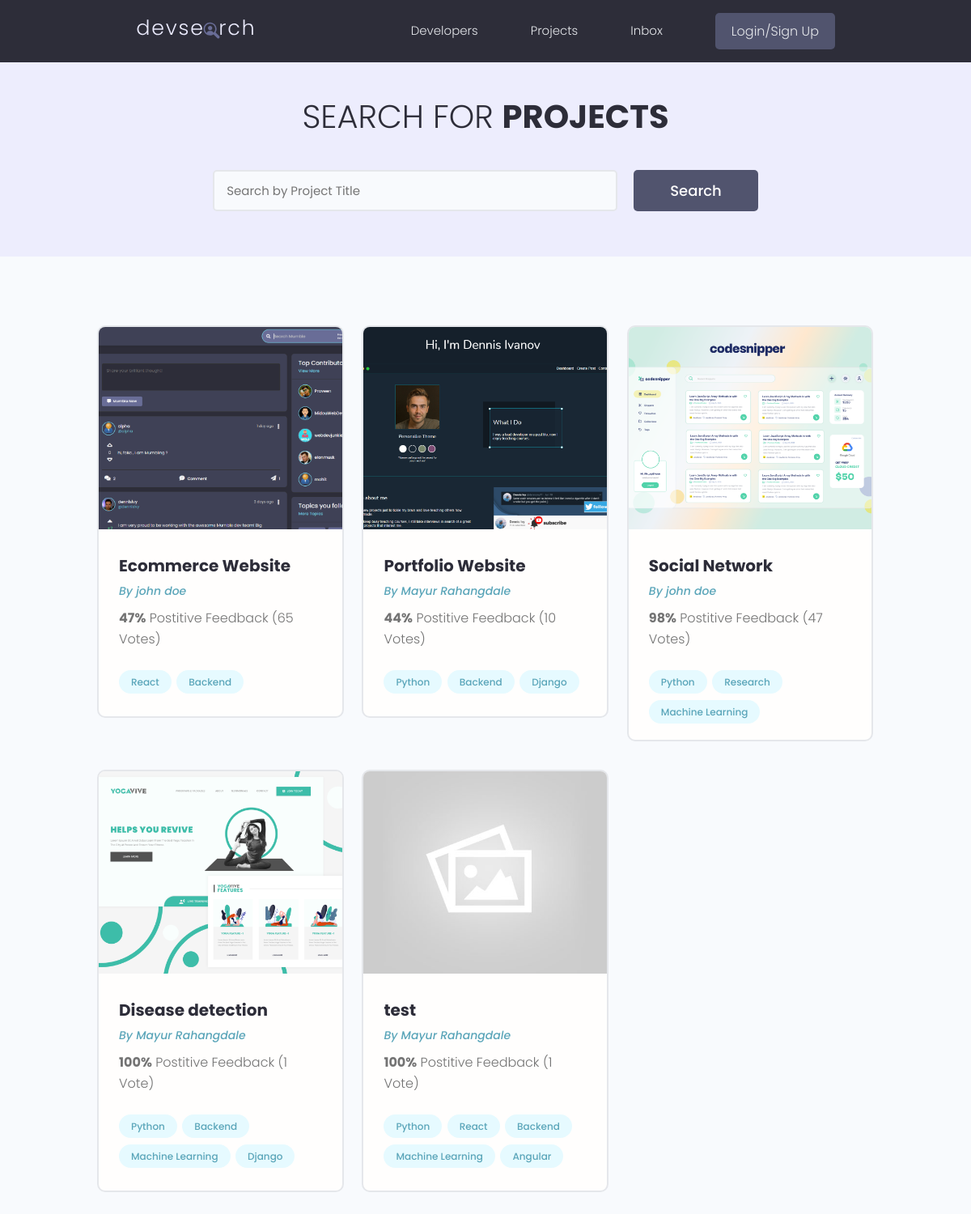
The app's page /projects/, older data.
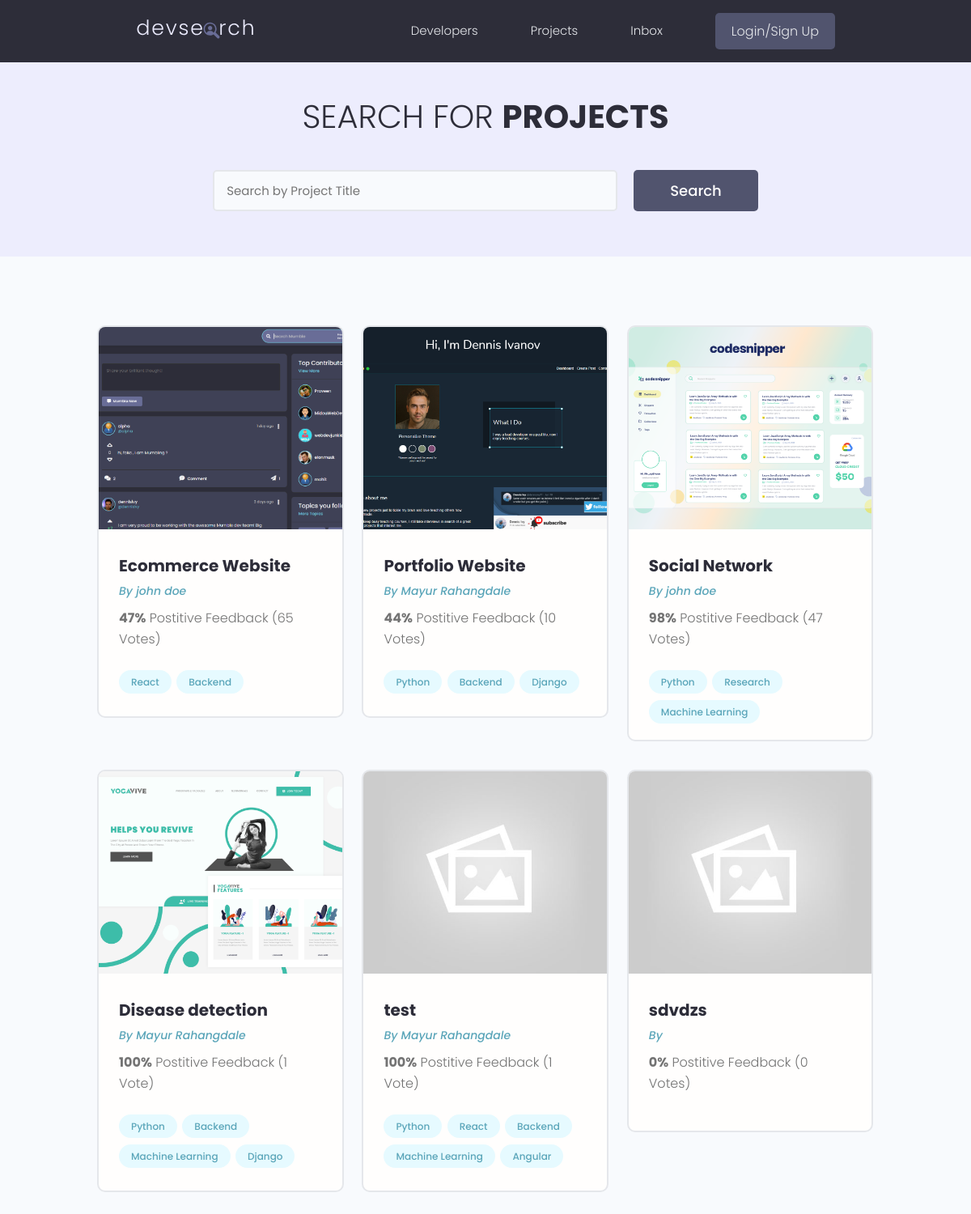
The same page, newer data.
### projects/models.py (models this page shows, shortened)
class Project(models.Model):
    owner=models.ForeignKey(Profile,null=True, blank=True,on_delete=models.SET_NULL)
    title=models.CharField(max_length=200)
    description=models.TextField(null=True,blank=True)
    featured_image=models.ImageField(null=True,blank=True,default='default.jpeg')
    demo_link=models.CharField(max_length=2000,null=True,blank=True)
    source_link=models.CharField(max_length=2000,null=True,blank=True)
    tags=models.ManyToManyField('Tag',blank=True)
    vote_total=models.IntegerField(default=0, null=True,blank=True)
    vote_ratio=models.IntegerField(default=0, null=True,blank=True)
    created=models.DateTimeField(auto_now_add=True)
    id=models.UUIDField(default=uuid.uuid4,unique=True,primary_key=True,editable=False)

class Tag(models.Model):
    name=models.CharField(max_length=200)
    created=models.DateTimeField(auto_now_add=True)
    id=models.UUIDField(default=uuid.uuid4,unique=True,primary_key=True,editable=False)
    def __str__(self):
        return self.name

### users/models.py (models this page shows, shortened)
class Profile(models.Model):
    user=models.OneToOneField(User, on_delete=models.CASCADE, null=True,blank=True)
    name=models.CharField(max_length=200,null=True,blank=True)
    email=models.EmailField(max_length=500,null=True,blank=True)
    username=models.CharField(max_length=200,null=True,blank=True)
    location=models.CharField(max_length=200,null=True,blank=True)
    short_intro=models.CharField(max_length=200,null=True,blank=True)
    bio=models.TextField(null=True,blank=True)
    profile_image=models.ImageField(null=True,blank=True,default="profiles/user-default.png", upload_to='profiles/')
    social_github=models.CharField(max_length=200,null=True,blank=True)
    social_twitter=models.CharField(max_length=200,null=True,blank=True)
    social_linkedin=models.CharField(max_length=200,null=True,blank=True)
    social_youtube=models.CharField(max_length=200,null=True,blank=True)
    social_website=models.CharField(max_length=200,null=True,blank=True)
    created=models.DateTimeField(auto_now_add=True)
    id=models.UUIDField(default=uuid.uuid4,unique=True,primary_key=True,editable=False)

### projects/views.py (the view)
# urls.py: path('projects/',include('projects.urls')),
def projects(request):
    projects=Project.objects.all()
    context={'projects':projects}
    return render(request,'projects/projects.html',context)

### projects/templates/projects/projects.html (shortened to what this page needs)
{%extends 'main.html'%}
{% block content%}
<main class="projects">
    <section class="hero-section text-center">
      <div class="container container--narrow">
        <div class="hero-section__box">
          <h2>Search for <span>Projects</span></h2>
        </div>
        <div class="hero-section__search">
          <form class="form" action="#" method="get">
            <div class="form__field">
              <input class="input input--text" id="formInput#search" type="text" name="text"
                placeholder="Search by Project Title" />
            </div>
            <input class="btn btn--sub btn--lg" type="submit" value="Search" />
          </form>
        </div>
      </div>
    </section>
    <section class="projectsList">
      <div class="container">
        <div class="grid grid--three">
          {%for project in projects%}
          <div class="column">
            <div class="card project">
              <a href="{% url 'project' project.id %}" class="project">
                <img class="project__thumbnail" src="{{project.featured_image.url}}" alt="project thumbnail" />
                <div class="card__body">
                  <h3 class="project__title">{{project.title}}</h3>
                  <p><a class="project__author" href="{% url 'user-profile' project.owner.id %}">By {{project.owner.name}}</a></p>
                  <p class="project--rating">
                    <span style="font-weight: bold;">{{project.vote_ratio}}%</span> Postitive
                    Feedback ({{project.vote_total}} Vote{{project.vote_total|pluralize:"s"}})
                  </p>
                  <div class="project__tags">
                  {% for tag in project.tags.all %}
                    <span class="tag tag--pill tag--main">
                      <small>{{tag}}</small>
                    </span>
                    {% endfor %}
                  </div>
                </div>
              </a>
            </div>
          </div>
          {% endfor %}
        </div>
      </div>
    </section>
  </main>
{%endblock content%}

Row changes from the older to the newer data that the page shows:
added Project: featured_image (placeholder picture), title "sdvdzs", vote_ratio "0", vote_total "0"
